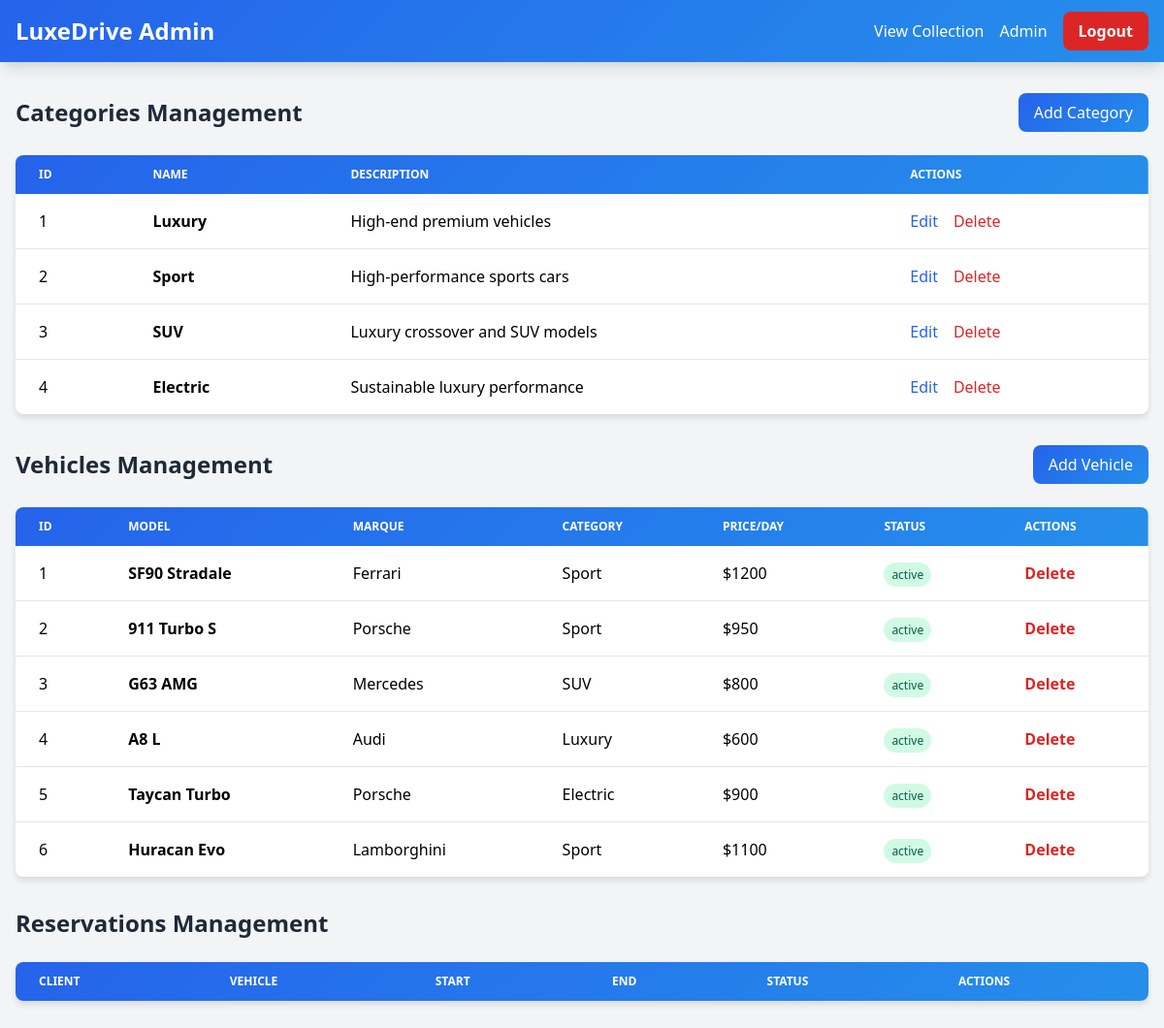
The page /pages/dashboard.php (signed in) on the database its author committed.
### tables this page shows
CREATE TABLE categorie (
    Categorie_id INT NOT NULL PRIMARY KEY AUTO_INCREMENT,
    nom VARCHAR(255) NOT NULL,
    description VARCHAR(255)
);

CREATE TABLE vehicule (
    vehicule_id INT NOT NULL PRIMARY KEY AUTO_INCREMENT,
    modele VARCHAR(255) NOT NULL,
    marque VARCHAR(255) NOT NULL,
    prix FLOAT NOT NULL,
    status ENUM('active', 'Maintenance', 'Reserved'),
    vehicule_image VARCHAR(225),
    Categorie_id INT NOT NULL,
    FOREIGN KEY (Categorie_id) REFERENCES categorie(Categorie_id) ON DELETE CASCADE
);

### classes/categorie.php (called while the page is built, shortened)
<?php
require_once '../connection/connect.php';
class Categorie
{
  private $pdo;
  function __construct()
  {
    $connection = new DBconnect();
    $this->pdo = $connection->connectpdo();
  }
  function showCategorie()
  {
    $sql = "SELECT * FROM categorie";
    $stmt = $this->pdo->prepare($sql);
    $stmt->execute();
    if ($stmt->rowCount() > 0) {
      return $stmt->fetchAll(PDO::FETCH_ASSOC);
    }
  }
}

### connection/connect.php (called while the page is built, shortened)
<?php
class DBconnect {
    protected $dsn = 'mysql:host=localhost;dbname=LuxeDrive';
    protected $user = 'root';
    protected $pass = "";
    function connectpdo(){
        try{
            $this->pdo = new PDO($this->dsn, $this->user, $this->pass);
            return $this->pdo;
        }
        catch(PDOException $e){
            echo 'errer :' . $e->getMessage();
        }
    }
}
?>

### classes/vehicle.php (called while the page is built, shortened)
<?php
require_once __DIR__ . '/../connection/connect.php';
class Vehicule
{
  private $pdo;
  function __construct()
  {
    $connection = new DBconnect();
    $this->pdo = $connection->connectpdo();
  }
  function showAllVehicule()
  {
    $sql = "SELECT v.*, c.nom
            FROM vehicule v
            LEFT JOIN categorie c
            ON v.Categorie_id = c.Categorie_id";
    $stmt = $this->pdo->prepare($sql);
    if ($stmt->execute()) {
      return $stmt->fetchAll(PDO::FETCH_ASSOC);
    }
  }
}

### pages/dashboard.php (the view, shortened to what this page needs)
<?php
require_once '../classes/categorie.php';
require_once '../classes/vehicle.php';
$vehicule = new Vehicule();
$categorie = new Categorie();
if ($_SESSION['role_id'] == 1) {
?>
    <!DOCTYPE html>
    <html lang="en">
    <head>
        <link href="https://cdnjs.cloudflare.com/ajax/libs/tailwindcss/2.2.19/tailwind.min.css" rel="stylesheet">
        <link rel="stylesheet" href="https://cdnjs.cloudflare.com/ajax/libs/font-awesome/6.0.0/css/all.min.css">
    </head>
    <body class="bg-gray-100">
        <nav class="bg-gradient-primary shadow-lg">
            <div class="max-w-7xl mx-auto px-4">
                <div class="flex justify-between h-16 items-center">
                    <div class="flex items-center">
                        <span class="text-2xl font-bold text-white">LuxeDrive Admin</span>
                    </div>
                    <div class="flex items-center space-x-4">
                        <a href="menu.php" class="text-white hover:text-gray-200 transition-all">View Collection</a>
                        <span class="text-white font-medium"><?php echo $_SESSION['nom'] ?></span>
                        <a href="../profils/logout.php" class="bg-red-600 text-white px-4 py-2 rounded-lg hover:bg-red-700 transition-all font-bold">Logout</a>
                    </div>
                </div>
            </div>
        </nav>
        <div class="max-w-7xl mx-auto px-4 py-8">
            <div class="flex justify-between items-center mb-6">
                <h2 class="text-2xl font-bold text-gray-800">Categories Management</h2>
                <button onclick="openModal('addCategoryModal')" class="bg-gradient-primary text-white px-4 py-2 rounded-lg hover:opacity-90 transition-all">
                    Add Category
                </button>
            </div>
            <div class="bg-white rounded-lg shadow-soft overflow-hidden mb-8">
                <table class="w-full">
                    <thead class="bg-gradient-primary text-white">
                        <tr>
                            <th class="px-6 py-3 text-left text-xs font-bold uppercase">ID</th>
                            <th class="px-6 py-3 text-left text-xs font-bold uppercase">Name</th>
                            <th class="px-6 py-3 text-left text-xs font-bold uppercase">Description</th>
                            <th class="px-6 py-3 text-left text-xs font-bold uppercase">Actions</th>
                        </tr>
                    </thead>
                    <tbody class="divide-y divide-gray-200">
                        <?php
                        $arrays = $categorie->showCategorie();
                        foreach ($arrays as $array) {
                        ?>
                            <tr>
                                <td class="px-6 py-4"><?php echo $array['Categorie_id'] ?></td>
                                <td class="px-6 py-4 font-bold"><?php echo $array['nom'] ?></td>
                                <td class="px-6 py-4"><?php echo $array['description'] ?></td>
                                <td class="px-6 py-4 flex gap-4">
                                    <button class="text-blue-600 hover:text-blue-800">Edit</button>
                                    <button class="text-red-600 hover:text-red-800">Delete</button>
                                </td>
                            </tr>
                        <?php } ?>
                    </tbody>
                </table>
            </div>
            <div class="flex justify-between items-center mb-6">
                <h2 class="text-2xl font-bold text-gray-800">Vehicles Management</h2>
                <button onclick="openModal('addVehicleModal')" class="bg-gradient-primary text-white px-4 py-2 rounded-lg hover:opacity-90 transition-all">
                    Add Vehicle
                </button>
            </div>
            <div class="bg-white rounded-lg shadow-soft overflow-hidden mb-8">
                <table class="w-full">
                    <thead class="bg-gradient-primary text-white">
                        <tr>
                            <th class="px-6 py-3 text-left text-xs font-bold uppercase">ID</th>
                            <th class="px-6 py-3 text-left text-xs font-bold uppercase">Model</th>
                            <th class="px-6 py-3 text-left text-xs font-bold uppercase">Marque</th>
                            <th class="px-6 py-3 text-left text-xs font-bold uppercase">Category</th>
                            <th class="px-6 py-3 text-left text-xs font-bold uppercase">Price/Day</th>
                            <th class="px-6 py-3 text-left text-xs font-bold uppercase">Status</th>
                            <th class="px-6 py-3 text-left text-xs font-bold uppercase">Actions</th>
                        </tr>
                    </thead>
                    <tbody class="divide-y divide-gray-200">
                        <?php
                        $rows = $vehicule->showAllVehicule();
                        foreach ($rows as $row) {
                        ?>
                            <tr>
                                <td class="px-6 py-4"><?php echo $row['vehicule_id'] ?></td>
                                <td class="px-6 py-4 font-bold"><?php echo $row['modele'] ?></td>
                                <td class="px-6 py-4"><?php echo $row['marque'] ?></td>
                                <td class="px-6 py-4"><?php echo $row['nom'] ?></td>
                                <td class="px-6 py-4">$<?php echo $row['prix'] ?></td>
                                <td class="px-6 py-4"><span class="px-2 py-1 bg-green-100 text-green-800 rounded-full text-xs"><?php echo $row['status'] ?></span></td>
                                <td class="px-6 py-4">
                                    <form action="" method="post">
                                        <button class="text-red-600 hover:text-red-800 font-bold">Delete</button>
                                    </form>
                                </td>
                            </tr>
                        <?php } ?>
                    </tbody>
                </table>
            </div>
            <h2 class="text-2xl font-bold text-gray-800 mb-6">Reservations Management</h2>
            <div class="bg-white rounded-lg shadow-soft overflow-hidden">
                <table class="w-full">
                    <thead class="bg-gradient-primary text-white">
                        <tr>
                            <th class="px-6 py-3 text-left text-xs font-bold uppercase">Client</th>
                            <th class="px-6 py-3 text-left text-xs font-bold uppercase">Vehicle</th>
                            <th class="px-6 py-3 text-left text-xs font-bold uppercase">Start</th>
                            <th class="px-6 py-3 text-left text-xs font-bold uppercase">End</th>
                            <th class="px-6 py-3 text-left text-xs font-bold uppercase">Status</th>
                            <th class="px-6 py-3 text-left text-xs font-bold uppercase">Actions</th>
                        </tr>
                    </thead>
                </table>
            </div>
        </div>
    </body>
    </html>
<?php
} else {
    header('location:../index.php');
    exit();
}
?>

### pages/dashboard.php (style rules this page uses)
.bg-gradient-primary { background: linear-gradient(135deg, rgb(37, 99, 235), rgb(37, 143, 235)); }
.shadow-soft { box-shadow: 0 4px 6px rgba(0, 0, 0, 0.1); }

### rows shown on the page
categorie: Categorie_id "1", nom "Luxury", description "High-end premium vehicles"
categorie: Categorie_id "2", nom "Sport", description "High-performance sports cars"
categorie: Categorie_id "3", nom "SUV", description "Luxury crossover and SUV models"
categorie: Categorie_id "4", nom "Electric", description "Sustainable luxury performance"
vehicule: vehicule_id "1", modele "SF90 Stradale", marque "Ferrari", Categorie.nom "Sport", prix "1200", status "active"
vehicule: vehicule_id "2", modele "911 Turbo S", marque "Porsche", Categorie.nom "Sport", prix "950", status "active"
vehicule: vehicule_id "3", modele "G63 AMG", marque "Mercedes", Categorie.nom "SUV", prix "800", status "active"
vehicule: vehicule_id "4", modele "A8 L", marque "Audi", Categorie.nom "Luxury", prix "600", status "active"
vehicule: vehicule_id "5", modele "Taycan Turbo", marque "Porsche", Categorie.nom "Electric", prix "900", status "active"
vehicule: vehicule_id "6", modele "Huracan Evo", marque "Lamborghini", Categorie.nom "Sport", prix "1100", status "active"

### other values the page prints
$_SESSION['nom'] "Admin"
